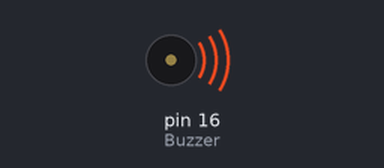
This sketch was run on a simulated Arduino Uno, built with avr-gcc and run on an emulated ATmega328P. Parts: buzzer (waves = sounding).

Above: at 0.1 s.
Timing chart, 0 to 1.6 s (numbered marks = the images above):
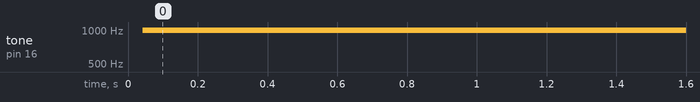

Measured:
- by itself, tone on pin 16 (Buzzer): silent → 992 Hz at 0.04 s

The sketch:

3.2Buzzer-Passive.ino
```cpp
// 3.2 BUZZER PASSIVE
// 3.2 This function for emits sounds, it can be reminder or an alarm.

// Make sure the pin number match with io16 you attach on the board.
#define Buzzer 16  //Define the buzzer pin

// Set the setup.
void setup() {

  pinMode(Buzzer, OUTPUT);  // Set the buzzer pin as output.

}

// The loop function runs repeatedly forever.
void loop() {

  digitalWrite(Buzzer, HIGH);  // HIGH means buzzer turn on.

  delayMicroseconds(500);  // Delay for 5 millisecond.

  digitalWrite(Buzzer, LOW);  // LOW means buzzer turn off.

  delayMicroseconds(500);  // Delay for 5 millisecond.

}

// RESULT
// Buzzer will emit sound base on duration delay set.
```
